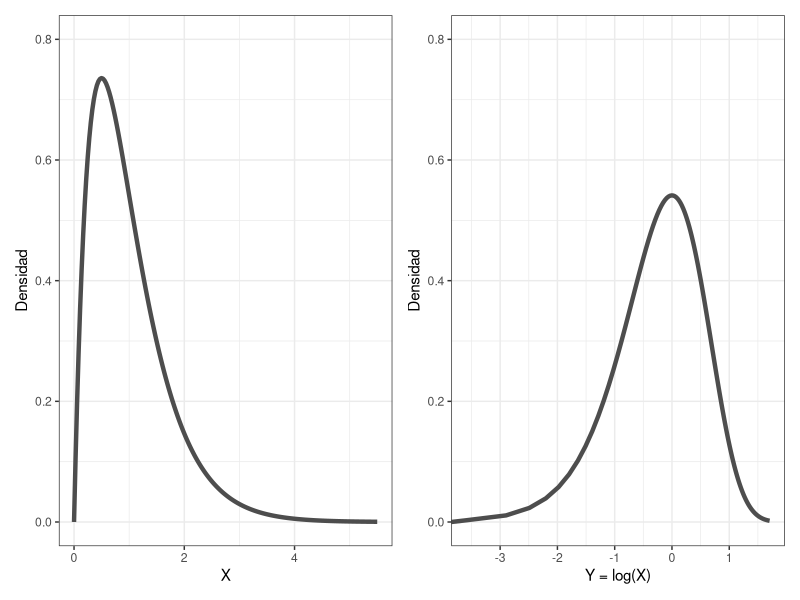
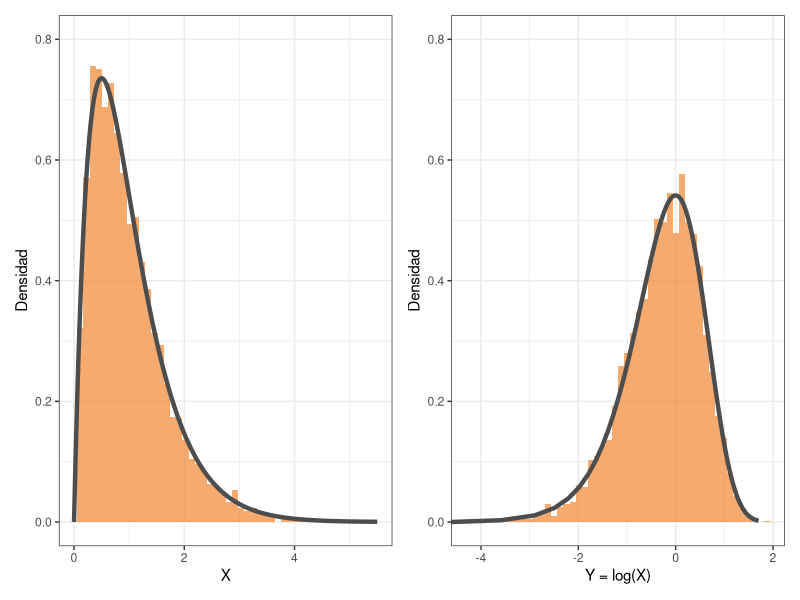

The R script that drew these images, in order:
## ---- chunk 1
#| echo: false
#| include: false
library(dplyr)
library(ggplot2)
library(patchwork)

colores <- c(
    "#644296",
    "#F08533",
    "#3B78B0",
    "#D1352C"
)

semilla <- strsplit("metropolis hastings", "")[[1]] |>
    match(c(letters), nomatch = 0) |>
    sum()

set.seed(semilla)
## ---- chunk 2
#| echo: false
#| fig-align: center
#| fig-width: 12
#| fig-height: 5
#| fig-cap: leyenda...

x_grid <- seq(0, 5.5, length.out = 200)
x_pdf <- dgamma(x_grid, shape = 2, rate = 2)

y_grid <- log(x_grid)
y_pdf <- dgamma(exp(y_grid), shape = 2, rate = 2) * exp(y_grid)

p1 <- data.frame(x = x_grid, densidad = x_pdf) |>
  ggplot() +
  geom_line(
    aes(x = x, y = densidad),
    color = "grey30",
    size = 1.5,
  ) +
  labs(x = "X", y = "Densidad") +
  lims(x = c(0, 5.5), y = c(0, 0.8)) +
  theme_bw()

p2 <- data.frame(x = y_grid, densidad = y_pdf) |>
  ggplot() +
  geom_line(
    aes(x = x, y = densidad),
    color = "grey30",
    size = 1.5,
  ) +
  labs(x = "Y = log(X)", y = "Densidad") +
  lims(y = c(0, 0.8)) +
  theme_bw()

p1 | p2
## ---- chunk 3
#| echo: false
#| fig-align: center
#| fig-width: 12
#| fig-height: 5
#| fig-cap: otra leyenda...

x_rvs <- rgamma(5000, shape = 2, rate = 2)
y_rvs <- log(x_rvs)

p1_hist <- ggplot() +
  geom_histogram(
    aes(x = x, y = after_stat(density)),
    bins = 50,
    fill = colores[2],
    color = NA,
    alpha = 0.7,
    data = data.frame(x = x_rvs)
  ) + 
  geom_line(
    aes(x = x, y = densidad),
    color = "grey30",
    size = 1.5,
    data = data.frame(x = x_grid, densidad = x_pdf)
  ) +
  labs(x = "X", y = "Densidad") +
  lims(x = c(0, 5.5), y = c(0, 0.8)) +
  theme_bw()

p2_hist <- ggplot() +
  geom_histogram(
    aes(x = x, y = after_stat(density)),
    bins = 50,
    fill = colores[2],
    color = NA,
    alpha = 0.7,
    data = data.frame(x = y_rvs)
  ) + 
  geom_line(
    aes(x = x, y = densidad),
    color = "grey30",
    size = 1.5,
    data = data.frame(x = y_grid, densidad = y_pdf)
  ) +
  labs(x = "Y = log(X)", y = "Densidad") +
  lims(y = c(0, 0.8)) +
  theme_bw()

p1_hist | p2_hist
